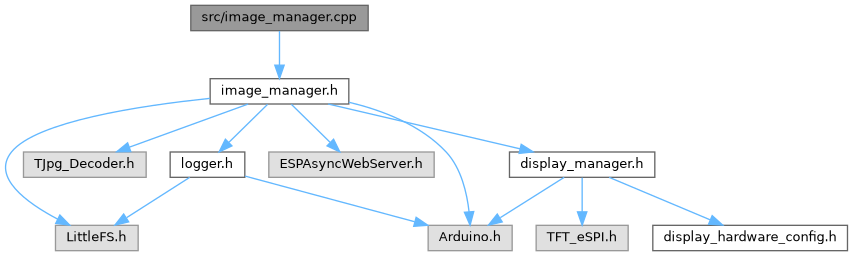
#> input picture api-docs/image__manager_8cpp__incl.png, 853 x 256 px
$ python png_to_splash_header_converter.py ../api-docs/image__manager_8cpp__incl.png out.png
#> lines starting #> are read from the running program, lines starting #| are printed output that depends on the picture
#!/usr/bin/env python3
"""
PNG to Splash Screen Header Converter
Converts PNG files to RGB565 format for ST7735/ST7789 TFT displays

Usage:
    python png_to_splash_header_converter.py input.png output.h [display_type]

Arguments:
    input.png    - Source PNG file
    output.h     - Output header file
    display_type - ST7735 (80x160) or ST7789 (240x240) [default: auto-detect from image size]

Requirements:
    pip install Pillow
"""

import sys
import os
from PIL import Image
import argparse

def rgb888_to_rgb565(r, g, b):
    """Convert RGB888 to RGB565 format"""
    # Convert 8-bit values to 5-bit (red), 6-bit (green), 5-bit (blue)
    r5 = (r >> 3) & 0x1F
    g6 = (g >> 2) & 0x3F
    b5 = (b >> 3) & 0x1F

    # Pack into 16-bit value: RRRRRGGG GGGBBBBB
    return (r5 << 11) | (g6 << 5) | b5

def detect_display_type(width, height):
    """Auto-detect display type based on image dimensions"""
    if width == 80 and height == 160:
        return "ST7735"
    elif width == 240 and height == 240:
        return "ST7789"
    elif width == 160 and height == 80:
        return "ST7735_ROTATED"
    else:
        return "CUSTOM"

def convert_png_to_header(input_file, output_file, display_type=None):
    """Convert PNG file to RGB565 header file"""
#> called with output_file = 'out.png'

    try:
        # Open and process the image
        print(f"Opening image: {input_file}")
        image = Image.open(input_file)
#> image is the input picture: PIL image 853x256 RGBA; mean R, G, B, A 33.8, 35.8, 37.3, 43.5

        # Convert to RGB if necessary
        if image.mode != 'RGB':
            print(f"Converting from {image.mode} to RGB")
#| Converting from RGBA to RGB
            image = image.convert('RGB')
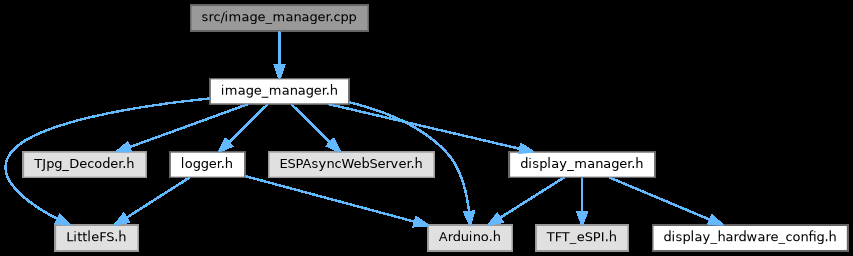
#> image: PIL image 853x256 RGB; mean R, G, B 33.8, 35.8, 37.3

        width, height = image.size
#> width = 853; height = 256
        print(f"Image size: {width}x{height}")
#| Image size: 853x256

        # Auto-detect display type if not specified
        if display_type is None:
            display_type = detect_display_type(width, height)
#> display_type = 'CUSTOM'
            print(f"Auto-detected display type: {display_type}")
#| Auto-detected display type: CUSTOM

        # Validate dimensions
        expected_dims = {
            "ST7735": [(80, 160), (160, 80)],
            "ST7789": [(240, 240)],
            "ST7735_ROTATED": [(160, 80)],
            "CUSTOM": []
        }

        if display_type in expected_dims and expected_dims[display_type]:
            if (width, height) not in expected_dims[display_type]:
                print(f"Warning: Unexpected dimensions for {display_type}")
                print(f"Expected: {expected_dims[display_type]}, got: ({width}, {height})")

        # Get pixel data
        pixels = list(image.getdata())
#> pixels = 218368 items
        total_pixels = len(pixels)
#> total_pixels = 218368
        total_bytes = total_pixels * 2  # 2 bytes per pixel for RGB565
#> total_bytes = 436736

        print(f"Total pixels: {total_pixels}")
#| Total pixels: 218368
        print(f"Output size: {total_bytes} bytes")
#| Output size: 436736 bytes

        # Generate header file
        print(f"Generating header file: {output_file}")

        with open(output_file, 'w') as f:
            # Write header comments
            f.write("/*\n")
            f.write(" * Splash screen color bitmap header file\n")
            f.write(f" * Generated from {os.path.basename(input_file)}\n")
            f.write(f" * Target display: {display_type}\n")
            f.write(f" * Image size: {width}x{height} pixels\n")
            f.write(f" * RGB565 color bitmap ({width}x{height}, {total_bytes} bytes)\n")
            f.write(" * Generated with png_to_splash_header_converter.py\n")
            f.write(" */\n\n")

            # Write header guards
            f.write("#ifndef SPLASH_SCREEN_H\n")
            f.write("#define SPLASH_SCREEN_H\n\n")
            f.write("#include <Arduino.h>\n\n")

            # Write dimensions
            f.write(f"// Bitmap dimensions for {display_type}\n")
            f.write(f"#define SPLASH_WIDTH  {width}\n")
            f.write(f"#define SPLASH_HEIGHT {height}\n")
            f.write(f"#define SPLASH_SIZE   {total_bytes}\n\n")

            # Write bitmap data
            f.write("// Splash screen color bitmap data (RGB565)\n")
            f.write(f"// Compatible with {display_type} ({width}x{height})\n")
            f.write("const uint16_t epd_bitmap_[] PROGMEM = {\n")

            # Convert pixels to RGB565 and write data
            pixels_per_line = 8  # 8 hex values per line for readability
            for i, pixel in enumerate(pixels):
                if isinstance(pixel, tuple) and len(pixel) >= 3:
                    r, g, b = pixel[0], pixel[1], pixel[2]
                else:
                    # Handle grayscale or other formats
                    r = g = b = pixel if isinstance(pixel, int) else pixel[0]

                rgb565 = rgb888_to_rgb565(r, g, b)

                # Format output
                if i % pixels_per_line == 0:
                    f.write("  ")

                f.write(f"0x{rgb565:04X}")

                if i < total_pixels - 1:
                    f.write(", ")

                if (i + 1) % pixels_per_line == 0:
                    f.write("\n")

            # Close the array and header
            if total_pixels % pixels_per_line != 0:
                f.write("\n")
            f.write("};\n\n")
            f.write("#endif // SPLASH_SCREEN_H\n")

        print(f" Successfully generated {output_file}")
        print(f" Array size: {total_pixels} uint16_t values ({total_bytes} bytes)")
#|  Array size: 218368 uint16_t values (436736 bytes)

        return True

    except Exception as e:
        print(f" Error: {e}")
        return False

def main():
    parser = argparse.ArgumentParser(
        description="Convert PNG files to RGB565 header files for TFT displays",
        formatter_class=argparse.RawDescriptionHelpFormatter,
        epilog="""
Examples:
  python png_to_splash_header_converter.py splash_80x160.png splash_screen.h
  python png_to_splash_header_converter.py splash_240x240.png splash_screen.h ST7789

Supported display types:
  ST7735      - 80x160 or 160x80 pixels
  ST7789      - 240x240 pixels
  CUSTOM      - Any size (auto-detected)
        """
    )

    parser.add_argument('input', help='Input PNG file')
    parser.add_argument('output', help='Output header file (.h)')
    parser.add_argument('display_type', nargs='?', default=None,
                       choices=['ST7735', 'ST7789', 'CUSTOM'],
                       help='Target display type (auto-detected if not specified)')

    args = parser.parse_args()

    # Validate input file
    if not os.path.exists(args.input):
        print(f" Error: Input file '{args.input}' not found")
        return 1

    # Ensure output directory exists
    output_dir = os.path.dirname(args.output)
    if output_dir and not os.path.exists(output_dir):
        os.makedirs(output_dir)

    # Convert the file
    success = convert_png_to_header(args.input, args.output, args.display_type)

    return 0 if success else 1

if __name__ == "__main__":
    sys.exit(main())
#> (the program exits here)

$ run again, on api-docs/config_8h__dep__incl.png
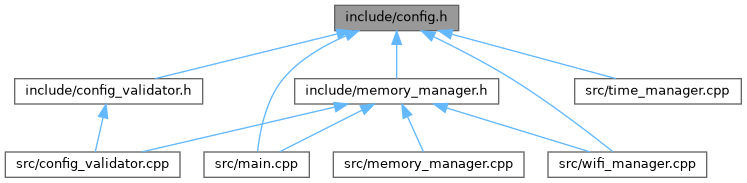
#> input picture api-docs/config_8h__dep__incl.png, 747 x 183 px
#> in convert_png_to_header, image is the input picture: PIL image 747x183 RGBA; mean R, G, B, A 57.1, 59.8, 62, 70.3
#| Converting from RGBA to RGB
#> in convert_png_to_header, `image = image.convert('RGB')`:
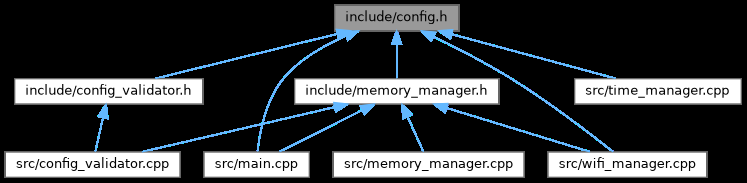
#> image: PIL image 747x183 RGB; mean R, G, B 57.1, 59.8, 62
#| Image size: 747x183
#| Auto-detected display type: CUSTOM
#> pixels = 136701 items
#> total_pixels = 136701
#> total_bytes = 273402
#| Total pixels: 136701
#| Output size: 273402 bytes
#|  Array size: 136701 uint16_t values (273402 bytes)

$ run again, on api-docs/config__validator_8cpp__incl.png
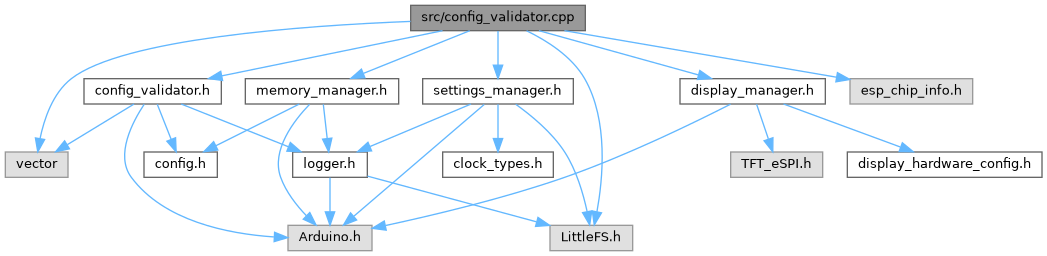
#> input picture api-docs/config__validator_8cpp__incl.png, 1047 x 256 px
#> in convert_png_to_header, image is the input picture: PIL image 1047x256 RGBA; mean R, G, B, A 38.2, 41.7, 44.5, 48.6
#| Converting from RGBA to RGB
#> in convert_png_to_header, `image = image.convert('RGB')`:
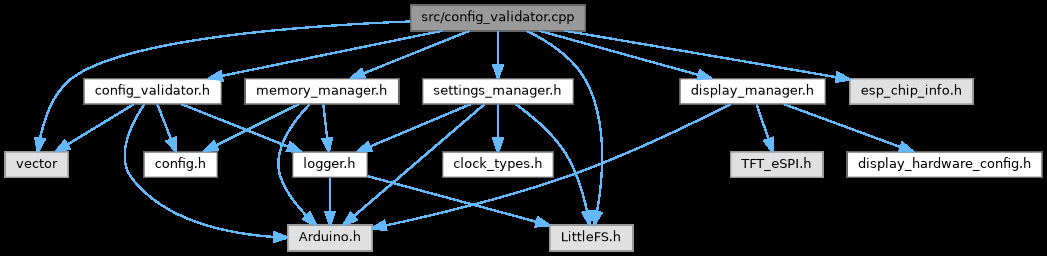
#> image: PIL image 1047x256 RGB; mean R, G, B 38.2, 41.7, 44.5
#| Image size: 1047x256
#| Auto-detected display type: CUSTOM
#> pixels = 268032 items
#> total_pixels = 268032
#> total_bytes = 536064
#| Total pixels: 268032
#| Output size: 536064 bytes
#|  Array size: 268032 uint16_t values (536064 bytes)

$ run again, on api-docs/config__validator_8h__dep__incl.png
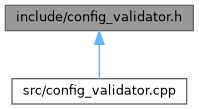
#> input picture api-docs/config__validator_8h__dep__incl.png, 199 x 109 px
#> in convert_png_to_header, image is the input picture: PIL image 199x109 RGBA; mean R, G, B, A 80.3, 81, 81.6, 116.1
#| Converting from RGBA to RGB
#> in convert_png_to_header, `image = image.convert('RGB')`:
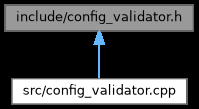
#> image: PIL image 199x109 RGB; mean R, G, B 80.3, 81, 81.6
#| Image size: 199x109
#| Auto-detected display type: CUSTOM
#> pixels = 21691 items
#> total_pixels = 21691
#> total_bytes = 43382
#| Total pixels: 21691
#| Output size: 43382 bytes
#|  Array size: 21691 uint16_t values (43382 bytes)
